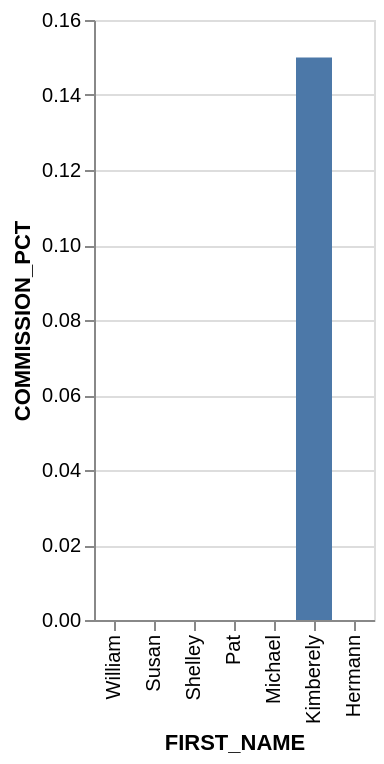

Describe this chart as a Vega-Lite specification.
### Vega-Lite specification from a JSON file in a GitHub repository (floating-point values rounded to 4 significant figures)
{"data": {"values": [{"x_data": "William", "y_data": 0}, {"x_data": "Susan", "y_data": 0}, {"x_data": "Shelley", "y_data": 0}, {"x_data": "Pat", "y_data": 0}, {"x_data": "Michael", "y_data": 0}, {"x_data": "Kimberely", "y_data": 0.15}, {"x_data": "Hermann", "y_data": 0}]}, "mark": "bar", "encoding": {"x": {"field": "x_data", "type": "nominal", "title": "FIRST_NAME", "sort": "descending"}, "y": {"field": "y_data", "type": "quantitative", "title": "COMMISSION_PCT"}}}
